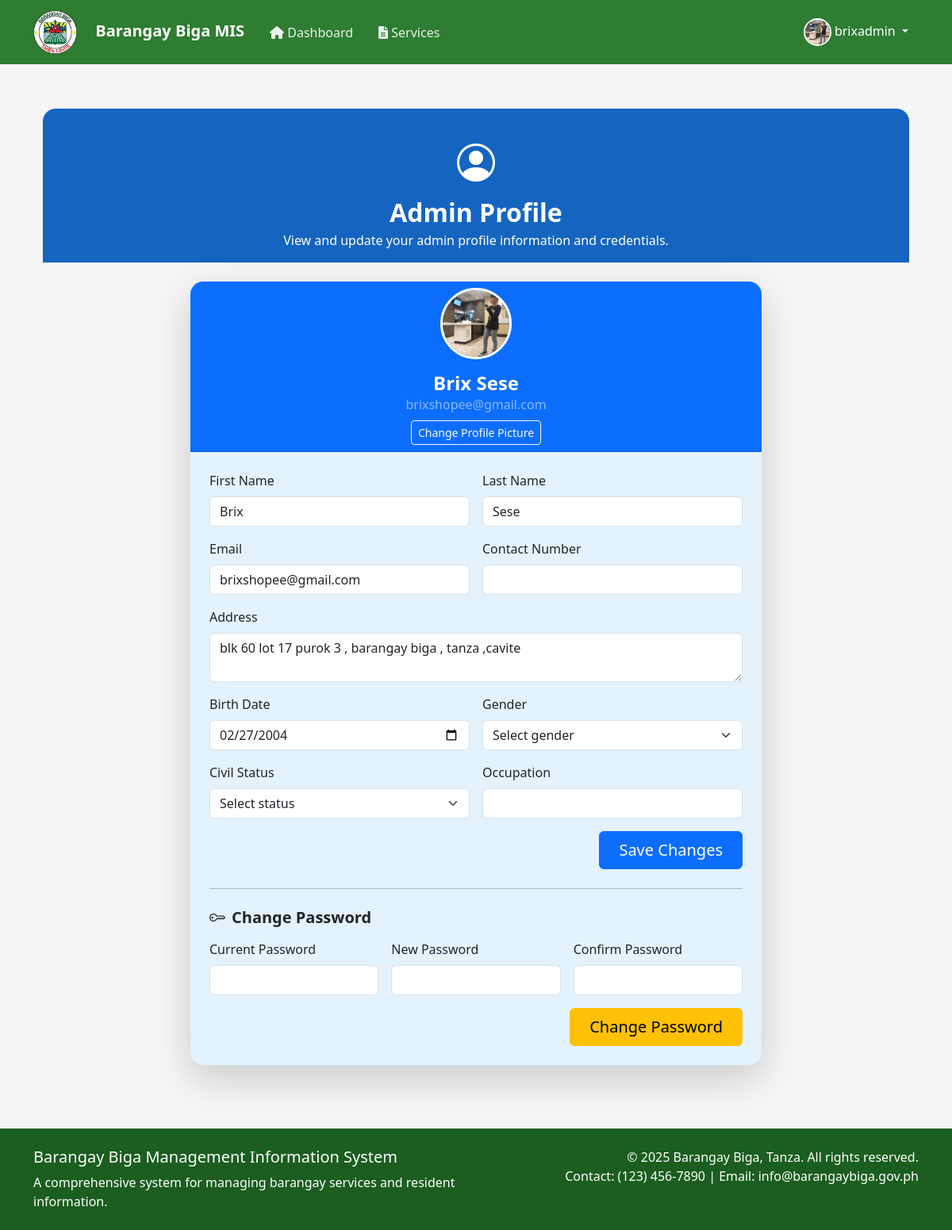
Page /admin/profile.php (signed in) on the committed database.
### tables this page shows
CREATE TABLE `users` (
  `user_id` int(11) NOT NULL,
  `username` varchar(50) NOT NULL,
  `password` varchar(255) NOT NULL,
  `email` varchar(100) NOT NULL,
  `role` enum('admin','resident') NOT NULL,
  `is_senior_citizen` tinyint(1) DEFAULT 0,
  `is_active` tinyint(1) DEFAULT 1,
  `profile_picture` varchar(255) DEFAULT NULL,
  `last_login` timestamp NULL DEFAULT NULL,
  `failed_login_attempts` int(11) DEFAULT 0,
  `created_at` timestamp NOT NULL DEFAULT current_timestamp(),
  `updated_at` timestamp NOT NULL DEFAULT current_timestamp() ON UPDATE current_timestamp(),
  `reset_code` varchar(6) DEFAULT NULL,
  `reset_code_expires` datetime DEFAULT NULL
);

CREATE TABLE `user_details` (
  `detail_id` int(11) NOT NULL,
  `user_id` int(11) NOT NULL,
  `first_name` varchar(50) NOT NULL,
  `last_name` varchar(50) NOT NULL,
  `middle_name` varchar(50) DEFAULT NULL,
  `birth_date` date NOT NULL,
  `gender` enum('Male','Female','Other') NOT NULL,
  `civil_status` enum('Single','Married','Widowed','Separated','Divorced') NOT NULL,
  `nationality` varchar(50) DEFAULT 'Filipino',
  `occupation` varchar(100) DEFAULT NULL,
  `voter_status` tinyint(1) DEFAULT 0,
  `address` text NOT NULL,
  `contact_number` varchar(20) DEFAULT NULL,
  `emergency_contact` varchar(100) DEFAULT NULL,
  `emergency_number` varchar(20) DEFAULT NULL,
  `created_at` datetime DEFAULT current_timestamp(),
  `updated_at` datetime DEFAULT current_timestamp() ON UPDATE current_timestamp()
);

### includes/auth.php (called while the page is built, shortened)
<?php
function is_logged_in() {
    return isset($_SESSION['user_id']);
}
function is_admin() {
    return isset($_SESSION['role']) && $_SESSION['role'] === 'admin';
}
function get_current_user_id() {
    return $_SESSION['user_id'] ?? null;
}
function get_current_user_role() {
    return $_SESSION['role'] ?? null;
}
?>

### admin/profile.php (the view, shortened to what this page needs)
<?php
require_once '../includes/header.php';
$user_id = get_current_user_id();
try {
    $stmt = $conn->prepare("
        SELECT u.*, ud.*
        FROM users u
        JOIN user_details ud ON u.user_id = ud.user_id
        WHERE u.user_id = ?
    ");
    $stmt->bind_param("i", $user_id);
    $stmt->execute();
    $user = $stmt->get_result()->fetch_assoc();
} catch (Exception $e) {
    error_log("Profile Error: " . $e->getMessage());
    $error = "An error occurred while loading profile information.";
}
?>
<!DOCTYPE html>
<html lang="en">
<head>
    <link href="https://cdn.jsdelivr.net/npm/bootstrap@5.3.0/dist/css/bootstrap.min.css" rel="stylesheet">
    <link rel="stylesheet" href="https://cdn.jsdelivr.net/npm/bootstrap-icons@1.10.5/font/bootstrap-icons.css">
</head>
<body>
<div class="container py-4">
    <div class="profile-header mb-4">
        <div class="profile-icon mb-2"><i class="bi bi-person-circle"></i></div>
        <h2 class="fw-bold mb-1">Admin Profile</h2>
        <p class="mb-0">View and update your admin profile information and credentials.</p>
    </div>
    <div class="row justify-content-center">
        <div class="col-lg-8 col-md-10">
            <div class="card shadow-lg border-0 mb-4 info-card">
                <div class="card-header bg-primary text-white text-center" style="border-top-left-radius: 1rem; border-top-right-radius: 1rem;">
                    <div>
                        <img src="<?php echo (!empty($user['profile_picture']) && $user['profile_picture'] !== 'NULL') ? $user['profile_picture'] : '/capstone2/images/profiledefault.png'; ?>"
                             alt="Profile Picture" class="rounded-circle mb-2" style="width: 90px; height: 90px; object-fit: cover; border: 3px solid #fff;">
                    </div>
                    <h4 class="mb-0 mt-2 fw-bold"><?php echo htmlspecialchars($user['first_name'] ?? '') . ' ' . htmlspecialchars($user['last_name'] ?? ''); ?></h4>
                    <p class="text-white-50 mb-2"><?php echo htmlspecialchars($user['email'] ?? ''); ?></p>
                    <button class="btn btn-outline-light btn-sm" data-bs-toggle="modal" data-bs-target="#changePictureModal">Change Profile Picture</button>
                </div>
                <div class="card-body p-4">
                    <form method="POST" action="" enctype="multipart/form-data">
                        <div class="row g-3">
                            <div class="col-md-6">
                                <label for="first_name" class="form-label">First Name</label>
                                <input type="text" class="form-control" id="first_name" name="first_name" value="<?php echo htmlspecialchars($user['first_name'] ?? ''); ?>">
                            </div>
                            <div class="col-md-6">
                                <label for="last_name" class="form-label">Last Name</label>
                                <input type="text" class="form-control" id="last_name" name="last_name" value="<?php echo htmlspecialchars($user['last_name'] ?? ''); ?>">
                            </div>
                            <div class="col-md-6">
                                <label for="email" class="form-label">Email</label>
                                <input type="email" class="form-control" id="email" name="email" value="<?php echo htmlspecialchars($user['email'] ?? ''); ?>">
                            </div>
                            <div class="col-md-6">
                                <label for="contact_number" class="form-label">Contact Number</label>
                                <input type="text" class="form-control" id="contact_number" name="contact_number" value="<?php echo htmlspecialchars($user['contact_number'] ?? ''); ?>">
                            </div>
                            <div class="col-12">
                                <label for="address" class="form-label">Address</label>
                                <textarea class="form-control" id="address" name="address"><?php echo htmlspecialchars($user['address'] ?? ''); ?></textarea>
                            </div>
                            <div class="col-md-6">
                                <label for="birth_date" class="form-label">Birth Date</label>
                                <input type="date" class="form-control" id="birth_date" name="birth_date" value="<?php echo htmlspecialchars($user['birth_date'] ?? ''); ?>">
                            </div>
                            <div class="col-md-6">
                                <label for="gender" class="form-label">Gender</label>
                                <select class="form-select" id="gender" name="gender">
                                    <option value="">Select gender</option>
                                </select>
                            </div>
                            <div class="col-md-6">
                                <label for="civil_status" class="form-label">Civil Status</label>
                                <select class="form-select" id="civil_status" name="civil_status">
                                    <option value="">Select status</option>
                                </select>
                            </div>
                            <div class="col-md-6">
                                <label for="occupation" class="form-label">Occupation</label>
                                <input type="text" class="form-control" id="occupation" name="occupation" value="<?php echo htmlspecialchars($user['occupation'] ?? ''); ?>">
                            </div>
                        </div>
                        <div class="d-flex justify-content-end mt-3">
                            <button type="submit" class="btn btn-primary px-4 py-2 fs-5">Save Changes</button>
                        </div>
                    </form>
                    <hr class="my-4">
                    <h5 class="fw-bold mb-3"><i class="bi bi-key me-2"></i>Change Password</h5>
                    <form method="POST" action="">
                        <div class="row g-3">
                            <div class="col-md-4">
                                <label for="current_password" class="form-label">Current Password</label>
                                <input type="password" class="form-control" id="current_password" name="current_password" required>
                            </div>
                            <div class="col-md-4">
                                <label for="new_password" class="form-label">New Password</label>
                                <input type="password" class="form-control" id="new_password" name="new_password" required>
                            </div>
                            <div class="col-md-4">
                                <label for="confirm_password" class="form-label">Confirm Password</label>
                                <input type="password" class="form-control" id="confirm_password" name="confirm_password" required>
                            </div>
                        </div>
                        <div class="d-flex justify-content-end mt-3">
                            <button type="submit" class="btn btn-warning px-4 py-2 fs-5">Change Password</button>
                        </div>
                    </form>
                </div>
            </div>
        </div>
    </div>
</div>
</body>
</html>
<?php require_once '../includes/footer.php'; ?>

### includes/header.php (shortened to what this page needs)
<?php
require_once __DIR__ . '/auth.php';
$current_page = basename($_SERVER['PHP_SELF']);
$user_role = get_current_user_role();
$is_admin = is_admin();
$profile_picture = '/capstone2/images/profiledefault.png';
if (is_logged_in()) {
    $user_id = $_SESSION['user_id'];
    $stmt = $conn->prepare("SELECT profile_picture FROM users WHERE user_id = ?");
    $stmt->bind_param("i", $user_id);
    $stmt->execute();
    $result = $stmt->get_result();
    if ($row = $result->fetch_assoc()) {
        if (!empty($row['profile_picture']) && $row['profile_picture'] !== 'NULL') {
            $profile_picture = $row['profile_picture'];
        }
    }
}
?>
<!DOCTYPE html>
<html lang="en">
<head>
    <link href="https://cdn.jsdelivr.net/npm/bootstrap@5.3.0/dist/css/bootstrap.min.css" rel="stylesheet">
    <link href="https://cdnjs.cloudflare.com/ajax/libs/font-awesome/6.0.0/css/all.min.css" rel="stylesheet">
</head>
<body>
    <nav class="navbar navbar-expand-lg navbar-dark">
        <div class="container">
            <a class="navbar-brand" href="/capstone2/index.php">
                <img src="/capstone2/images/R.png" alt="Barangay Biga Logo" height="55" style="margin-right:18px;" class="logo">
                Barangay Biga MIS
            </a>
            <div class="collapse navbar-collapse" id="navbarNav">
                <?php if (is_logged_in()): ?>
                    <ul class="navbar-nav me-auto">
                        <li class="nav-item">
                            <a class="nav-link <?php echo $current_page === 'dashboard.php' ? 'active' : ''; ?>"
                               href="/capstone2/<?php echo $user_role; ?>/dashboard.php">
                                <i class="fas fa-home"></i> Dashboard
                            </a>
                        </li>
                        <?php if ($is_admin): ?>
                            <li class="nav-item">
                                <a class="nav-link <?php echo $current_page === 'services.php' ? 'active' : ''; ?>"
                                   href="/capstone2/admin/services.php">
                                    <i class="fas fa-file-alt"></i> Services
                                </a>
                            </li>
                        <?php endif; ?>
                    </ul>
                    <div class="user-menu">
                        <div class="dropdown">
                            <button class="btn btn-link dropdown-toggle text-white text-decoration-none" type="button"
                                    id="userMenu" data-bs-toggle="dropdown" aria-expanded="false">
                                <img src="<?php echo htmlspecialchars($profile_picture); ?>"
                                     alt="Profile Picture">
                                <?php echo htmlspecialchars($_SESSION['username']); ?>
                            </button>
                        </div>
                    </div>
                <?php endif; ?>
            </div>
        </div>
    </nav>
    <div class="main-content">
        <div class="container">

### includes/header.php (style rules this page uses)
:root { --primary-color: #2E7D32; --primary-light: #4CAF50; --primary-dark: #1B5E20; }
body { font-size: 16px; min-height: 100vh; display: flex; flex-direction: column; }
.navbar { background-color: var(--primary-color); padding: 1rem; }
.navbar-brand { color: white !important; font-size: 1.5rem; font-weight: 600; }
.nav-link { color: rgba(255, 255, 255, 0.9) !important; font-size: 1.1rem; padding: 0.5rem 1rem !important; transition: color 0.3s ease; }
.user-menu { color: white; display: flex; align-items: center; gap: 10px; }
.user-menu img { width: 35px; height: 35px; border-radius: 50%; object-fit: cover; border: 2px solid white; }
.main-content { flex: 1; padding: 2rem 0; }

### admin/profile.php (style rules this page uses)
body { background-color: #f5f5f5; }
.profile-header { background: #1565c0; color: #fff; border-radius: 1rem 1rem 0 0; padding: 2rem 1rem 1rem 1rem; text-align: center; }
.profile-icon { font-size: 3rem; color: #fff; }
.card { border-radius: 1rem; }
.info-card { background: #e3f2fd; border: none; }

### rows in the picture
users: profile_picture (picture)
user_details: user.profile_picture (picture), first_name "Brix", last_name "Sese", user.email "brixshopee@gmail.com", email "brixshopee@gmail.com", address "blk 60 lot 17 purok 3 , barangay biga , tanza ,cavite", birth_date "02/27/2004"

### other values in the picture
$_SESSION['username'] "brixadmin"
